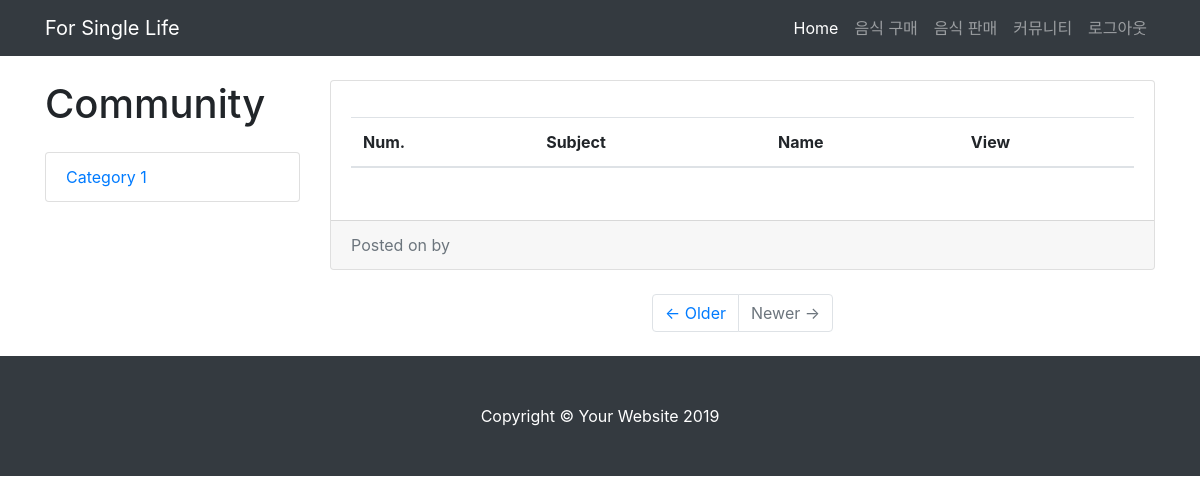
/community/, run on an earlier commit of the app's database.
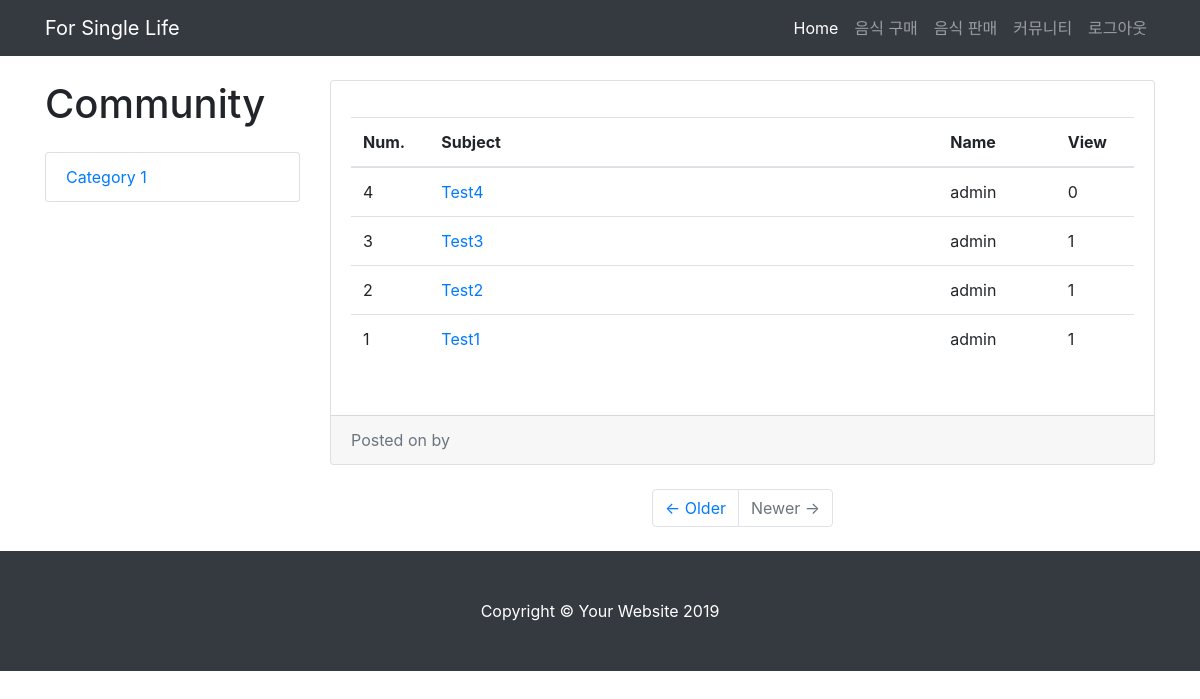
And on a later commit of the database.
### app/models.py (models this page shows)
class Board(models.Model):
    subject = models.CharField(max_length=50, blank=True)
    name = models.CharField(max_length=30, blank=True)
    created_date = models.DateTimeField(auto_now=True)
    content = models.TextField(max_length=500, blank=True)
    view = models.IntegerField(blank=True)

### app/views.py (the view)
# urls.py: path('community/', views.community, name='community'),
def community(request):
    boards = Board.objects.order_by('-created_date')
    context = {'boards': boards}
    return render(request, 'community.html', context)

### templates/community.html (shortened to what this page needs)
{% load staticfiles %}
<!DOCTYPE html>
<html lang="en">
<head>
  <link href="{% static 'vendor/bootstrap/css/bootstrap.min.css' %}" rel="stylesheet">
  <link href="{% static 'css/blog-home.css' %}" rel="stylesheet">
</head>
<body>
  <nav class="navbar navbar-expand-lg navbar-dark bg-dark fixed-top">
    <div class="container">
      <a class="navbar-brand" href="{% url 'main' %}">For Single Life</a>
      <div class="collapse navbar-collapse" id="navbarResponsive">
        <ul class="navbar-nav ml-auto">
          <li class="nav-item active">
            <a class="nav-link" href="{% url 'main' %}">Home
            </a>
          </li>
          <li class="nav-item">
            <a class="nav-link" href="#">음식 구매</a>
          </li>
          <li class="nav-item">
            <a class="nav-link" href="#">음식 판매</a>
          </li>
          <li class="nav-item">
            <a class="nav-link" href="{% url 'community' %}">커뮤니티</a>
          </li>
            <li class="nav-item">
            <a class="nav-link" href="{% url 'logout' %}">로그아웃</a>
          </li>
        </ul>
      </div>
    </div>
  </nav>
  <div class="container">
 <div class="row">
<div class="col-lg-3">
        <h1 class="my-4">Community</h1>
        <div class="list-group">
          <a href="#" class="list-group-item">Category 1</a>
        </div>
      </div>
      <div class="col-lg-9">
        <div class="card mb-4">
          <div class="card-body">
            <p class="card-text"><div id="data" class="table-responsive">
    <table class="table">
        <thead>
        <tr>
            <th>Num.</th>
            <th>Subject</th>
            <th>Name</th>
            <th>View</th>
        </tr>
        </thead>
        <tbody>
        {% for board in boards %}
        <tr>
            <td data-label="Num." width=10%>{{ board.id }}</td>
            <td data-label="Subject" width=65%><a href="viewWork?id={{ board.id }}" title="{{ board.subject}}">{{ board.subject }}</td>
            <td data-label="Name" width=15%>{{ board.name }}</td>
            <td data-label="View" width=10%>{{ board.view }}</td>
        </tr>
        {% endfor %}
        </tbody>
    </table>
</div>
              </p>
          </div>
          <div class="card-footer text-muted">
            Posted on  by
          </div>
        </div>
        <ul class="pagination justify-content-center mb-4">
          <li class="page-item">
            <a class="page-link" href="">&larr; Older</a>
          </li>
          <li class="page-item disabled">
            <a class="page-link" href="#">Newer &rarr;</a>
          </li>
        </ul>
      </div>
    </div>
  </div>
  <footer class="py-5 bg-dark">
    <div class="container">
      <p class="m-0 text-center text-white">Copyright &copy; Your Website 2019</p>
    </div>
  </footer>
</body>
</html>

### static/css/blog-home.css (style rules this page uses)
body { padding-top: 56px; }

What changed in the data, as far as the page shows it:
added Board: id "4", subject "Test4", name "admin", view "0"
added Board: id "3", subject "Test3", name "admin", view "1"
added Board: id "2", subject "Test2", name "admin", view "1"
added Board: id "1", subject "Test1", name "admin", view "1"
